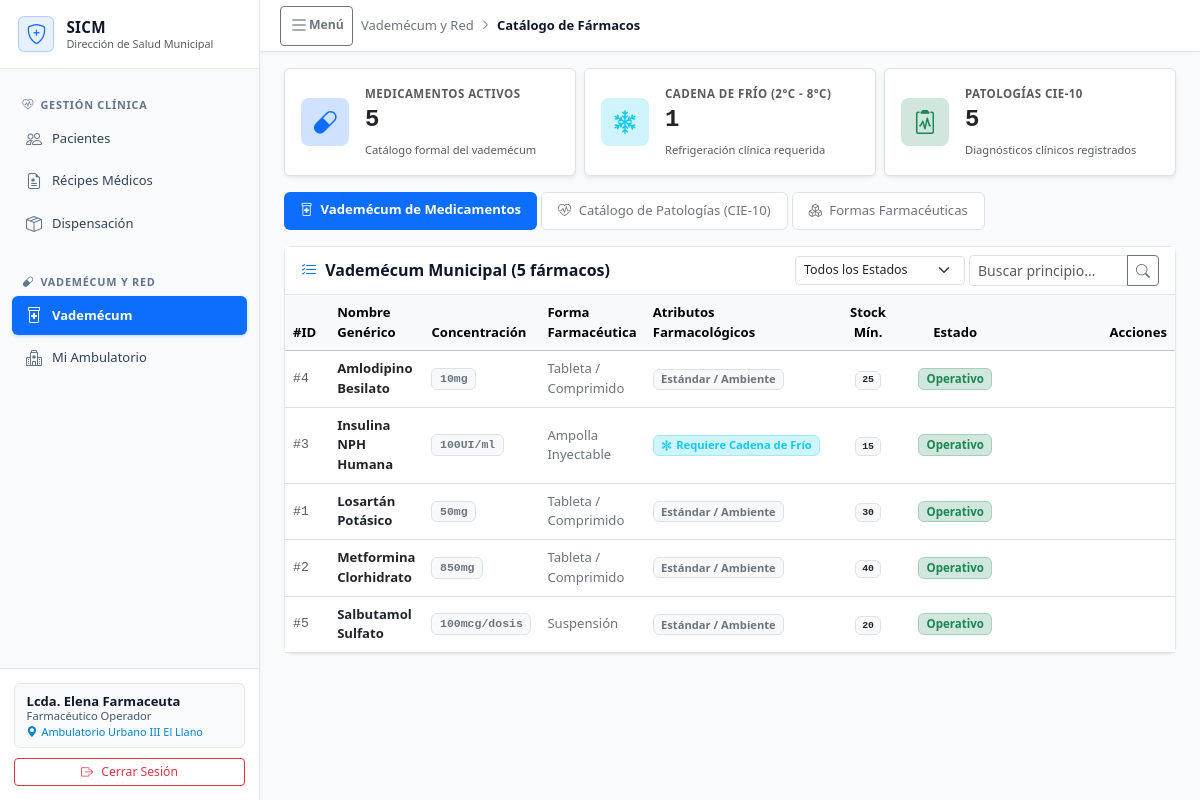
/index.php?tab=medicamentos (signed in), run on the app's committed database.
### tables this page shows
CREATE TABLE IF NOT EXISTS configuracion_institucional (
    id INT PRIMARY KEY DEFAULT 1,
    nombre_sistema VARCHAR(120) NOT NULL DEFAULT 'Sistema Integrado de Control de Medicamentos',
    siglas_sistema VARCHAR(20) NOT NULL DEFAULT 'SICM',
    ente_rector VARCHAR(150) NOT NULL DEFAULT 'Red de Salud Municipal',
    municipio VARCHAR(100) NOT NULL DEFAULT 'Municipio Autónomo',
    logotipo_ruta VARCHAR(255) NULL,
    dias_alerta_fefo INT NOT NULL DEFAULT 60 COMMENT 'Días previos a caducidad para semáforo crítico/alerta',
    updated_at DATETIME NOT NULL DEFAULT CURRENT_TIMESTAMP ON UPDATE CURRENT_TIMESTAMP,
    CONSTRAINT chk_solo_una_fila CHECK (id = 1)
);

CREATE TABLE medicamentos (
    id INT AUTO_INCREMENT PRIMARY KEY,
    nombre_generico VARCHAR(120) NOT NULL,
    concentracion VARCHAR(50) NOT NULL COMMENT 'Ej: 500mg, 100UI/ml, 10mg',
    forma_farmaceutica_id INT NOT NULL,
    requiere_cadena_frio TINYINT(1) NOT NULL DEFAULT 0 COMMENT '1 = Requiere refrigeración estricta (2°C - 8°C)',
    stock_minimo_sugerido INT NOT NULL DEFAULT 20 COMMENT 'Umbral de disparo para reposición y alertas',
    activo TINYINT(1) NOT NULL DEFAULT 1 COMMENT 'Soft delete si se descontinúa',
    created_at DATETIME NOT NULL DEFAULT CURRENT_TIMESTAMP,
    updated_at DATETIME NOT NULL DEFAULT CURRENT_TIMESTAMP ON UPDATE CURRENT_TIMESTAMP,
    INDEX idx_medicamentos_nombre (nombre_generico),
    CONSTRAINT fk_medicamentos_forma FOREIGN KEY (forma_farmaceutica_id) REFERENCES formas_farmaceuticas(id)
);

CREATE TABLE formas_farmaceuticas (
    id INT AUTO_INCREMENT PRIMARY KEY,
    nombre VARCHAR(60) NOT NULL UNIQUE COMMENT 'Tableta / Comprimido, Cápsula, Jarabe, Suspensión, Ampolla'
);

CREATE TABLE medicamento_atributos (
    medicamento_id INT NOT NULL,
    atributo_id INT NOT NULL,
    PRIMARY KEY (medicamento_id, atributo_id),
    CONSTRAINT fk_med_atr_medicamento FOREIGN KEY (medicamento_id) REFERENCES medicamentos(id) ON DELETE CASCADE,
    CONSTRAINT fk_med_atr_atributo FOREIGN KEY (atributo_id) REFERENCES atributos_farmacologicos(id) ON DELETE RESTRICT
);

CREATE TABLE atributos_farmacologicos (
    id INT AUTO_INCREMENT PRIMARY KEY,
    codigo VARCHAR(30) NOT NULL UNIQUE,
    nombre VARCHAR(80) NOT NULL,
    descripcion VARCHAR(255) NULL,
    icono VARCHAR(40) NOT NULL DEFAULT 'bi-tag',
    color_badge VARCHAR(30) NOT NULL DEFAULT 'primary',
    activo TINYINT(1) NOT NULL DEFAULT 1,
    created_at DATETIME NOT NULL DEFAULT CURRENT_TIMESTAMP
);

### src/views/tabs/medicamentos/subtab_vademecum.php (the view, shortened to what the rows shown need)
<div class="row g-3">
    <div class="col-12">
        <div class="card-sicm">
            <div class="table-responsive">
                <table class="table table-hover align-middle mb-0 font-sans"
                    style="font-size: 0.82rem;">
                    <thead class="table-light">
                        <tr>
                            <th style="width: 45px;">#ID</th>
                            <th>Nombre Genérico</th>
                            <th>Concentración</th>
                            <th>Forma Farmacéutica</th>
                            <th>Atributos Farmacológicos</th>
                            <th class="text-center" style="width: 85px;">Stock Mín.</th>
                            <th class="text-center" style="width: 95px;">Estado</th>
                            <th class="text-end" style="width: 190px;">Acciones</th>
                        </tr>
                    </thead>
                    <tbody>
                        <?php if (empty($medicamentos)): ?>
                            <tr>
                                <td colspan="8" class="text-center text-muted py-4">
                                    <i class="bi bi-inbox fs-4 d-block mb-1"></i>
                                    No se encontraron medicamentos en el vademécum con los filtros
                                    indicados.
                                </td>
                            </tr>
                        <?php else: ?>
                            <?php foreach ($medicamentos as $med): ?>
                                <tr
                                    class="<?= ((int) $med['activo'] === 0) ? 'table-secondary opacity-75' : '' ?>">
                                    <td class="font-monospace text-muted">#<?= $med['id'] ?></td>
                                    <td>
                                        <span
                                            class="fw-bold text-dark"><?= htmlspecialchars($med['nombre_generico']) ?></span>
                                    </td>
                                    <td>
                                        <span class="badge bg-light text-secondary border font-monospace"
                                            style="font-size: 0.72rem;">
                                            <?= htmlspecialchars($med['concentracion']) ?>
                                        </span>
                                    </td>
                                    <td>
                                        <span
                                            class="text-secondary"><?= htmlspecialchars($med['forma_nombre']) ?></span>
                                    </td>
                                    <td>
                                        <?php if (!empty($med['atributos'])): ?>
                                            <div class="d-flex flex-wrap gap-1">
                                                <?php foreach ($med['atributos'] as $atr): ?>
                                                    <span class="badge bg-<?= htmlspecialchars($atr['color_badge']) ?>-subtle text-<?= htmlspecialchars($atr['color_badge']) ?> border border-<?= htmlspecialchars($atr['color_badge']) ?>-subtle"
                                                        style="font-size: 0.70rem;">
                                                        <i class="bi <?= htmlspecialchars($atr['icono']) ?> me-1"></i><?= htmlspecialchars($atr['nombre']) ?>
                                                    </span>
                                                <?php endforeach; ?>
                                            </div>
                                        <?php else: ?>
                                            <span class="badge bg-light text-secondary border"
                                                style="font-size: 0.70rem;">
                                                Estándar / Ambiente
                                            </span>
                                        <?php endif; ?>
                                    </td>
                                    <td class="text-center">
                                        <span class="badge bg-light text-dark border font-monospace">
                                            <?= number_format((int) $med['stock_minimo_sugerido']) ?>
                                        </span>
                                    </td>
                                    <td class="text-center">
                                        <?php if ((int) $med['activo'] === 1): ?>
                                            <span
                                                class="badge bg-success-subtle text-success border border-success-subtle"
                                                style="font-size: 0.72rem;">
                                                Operativo
                                            </span>
                                        <?php endif; ?>
                                    </td>
                                    <td class="text-end">
                                    </td>
                                </tr>
                            <?php endforeach; ?>
                        <?php endif; ?>
                    </tbody>
                </table>
            </div>
        </div>
    </div>
</div>

### src/views/layout/sidebar.php (shortened to what the rows shown need)
<aside class="sicm-sidebar offcanvas-lg offcanvas-start" id="sidebarMenu" tabindex="-1"
            aria-labelledby="sidebarMenuLabel">
            <div class="sicm-sidebar-header d-flex align-items-center justify-content-between">
                <a href="index.php" class="sicm-sidebar-brand">
                    <div class="d-flex flex-column text-truncate" style="min-width: 0;">
                        <span class="brand-title text-truncate"
                            style="font-size: 0.95rem; line-height: 1.25;"><?= htmlspecialchars($configInst['siglas_sistema']) ?></span>
                        <span class="text-muted text-truncate" style="font-size: 0.68rem; line-height: 1.25;"
                            title="<?= htmlspecialchars($configInst['ente_rector']) ?>"><?= htmlspecialchars($configInst['ente_rector']) ?></span>
                    </div>
                </a>
            </div>
        </aside>

### data on the page
configuracion_institucional: siglas_sistema "SICM", ente_rector "Dirección de Salud Municipal"
medicamentos: id "4", nombre_generico "Amlodipino Besilato", concentracion "10mg", forma_farmaceutica.nombre "Tableta / Comprimido", shows "Estándar / Ambiente", stock_minimo_sugerido "25", activo "Operativo"
medicamentos: id "3", nombre_generico "Insulina NPH Humana", concentracion "100UI/ml", forma_farmaceutica.nombre "Ampolla Inyectable", stock_minimo_sugerido "15", activo "Operativo"
medicamento_atributos: atributo.nombre "Requiere Cadena de Frío"
medicamentos: id "1", nombre_generico "Losartán Potásico", concentracion "50mg", forma_farmaceutica.nombre "Tableta / Comprimido", shows "Estándar / Ambiente", stock_minimo_sugerido "30", activo "Operativo"
medicamentos: id "2", nombre_generico "Metformina Clorhidrato", concentracion "850mg", forma_farmaceutica.nombre "Tableta / Comprimido", shows "Estándar / Ambiente", stock_minimo_sugerido "40", activo "Operativo"
medicamentos: id "5", nombre_generico "Salbutamol Sulfato", concentracion "100mcg/dosis", forma_farmaceutica.nombre "Suspensión", shows "Estándar / Ambiente", stock_minimo_sugerido "20", activo "Operativo"

### other printed values
$usuario['nombre'] "Lcda. Elena Farmaceuta"
$rolLabel "Farmacéutico Operador"
$seccionNombre "Vademécum y Red"
$moduloNombre "Catálogo de Fármacos"
$kpiMedicamentosActivos "5"
$kpiCadenaFrio "1"
$kpiPatologiasCie "5"
count($medicamentos) "5"
